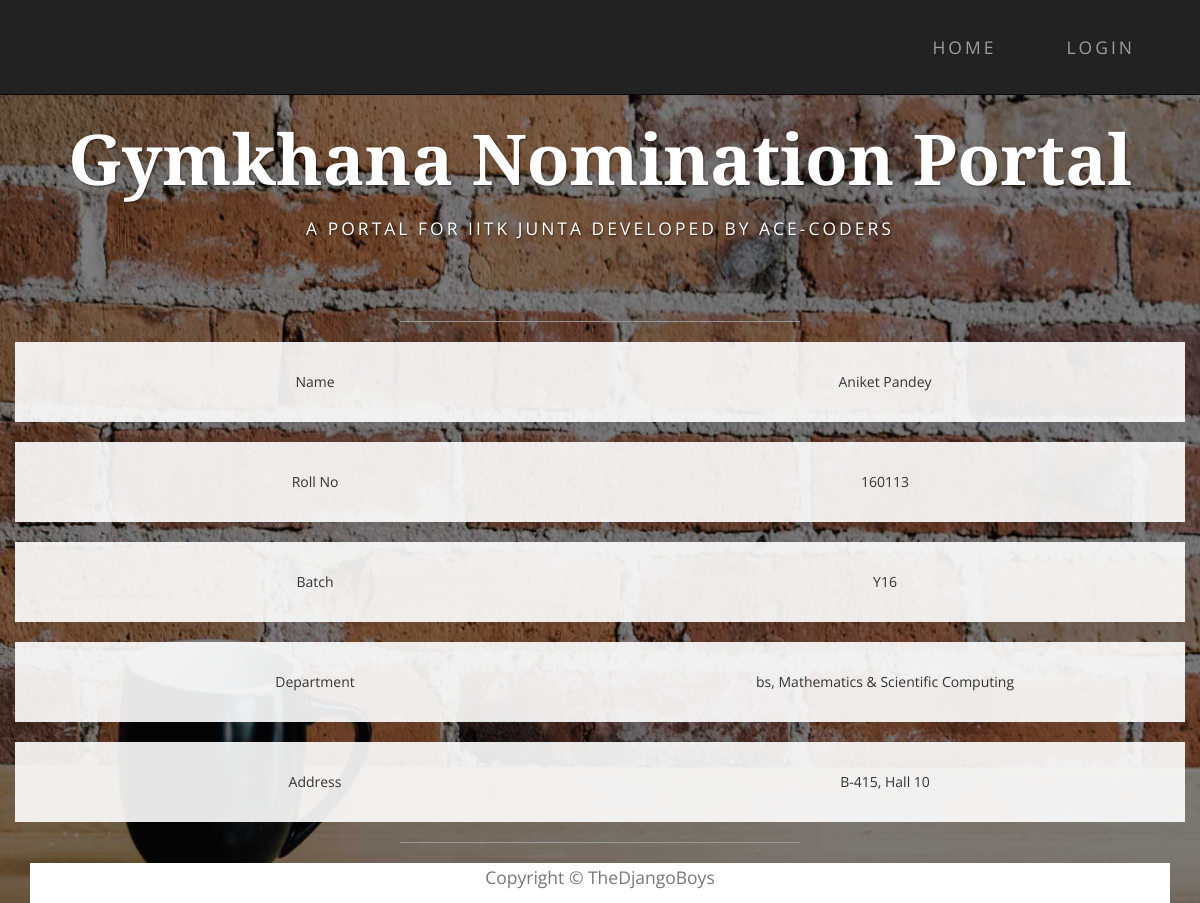
/nominations/profile/1/ (signed in), run on an earlier commit of the app's database.
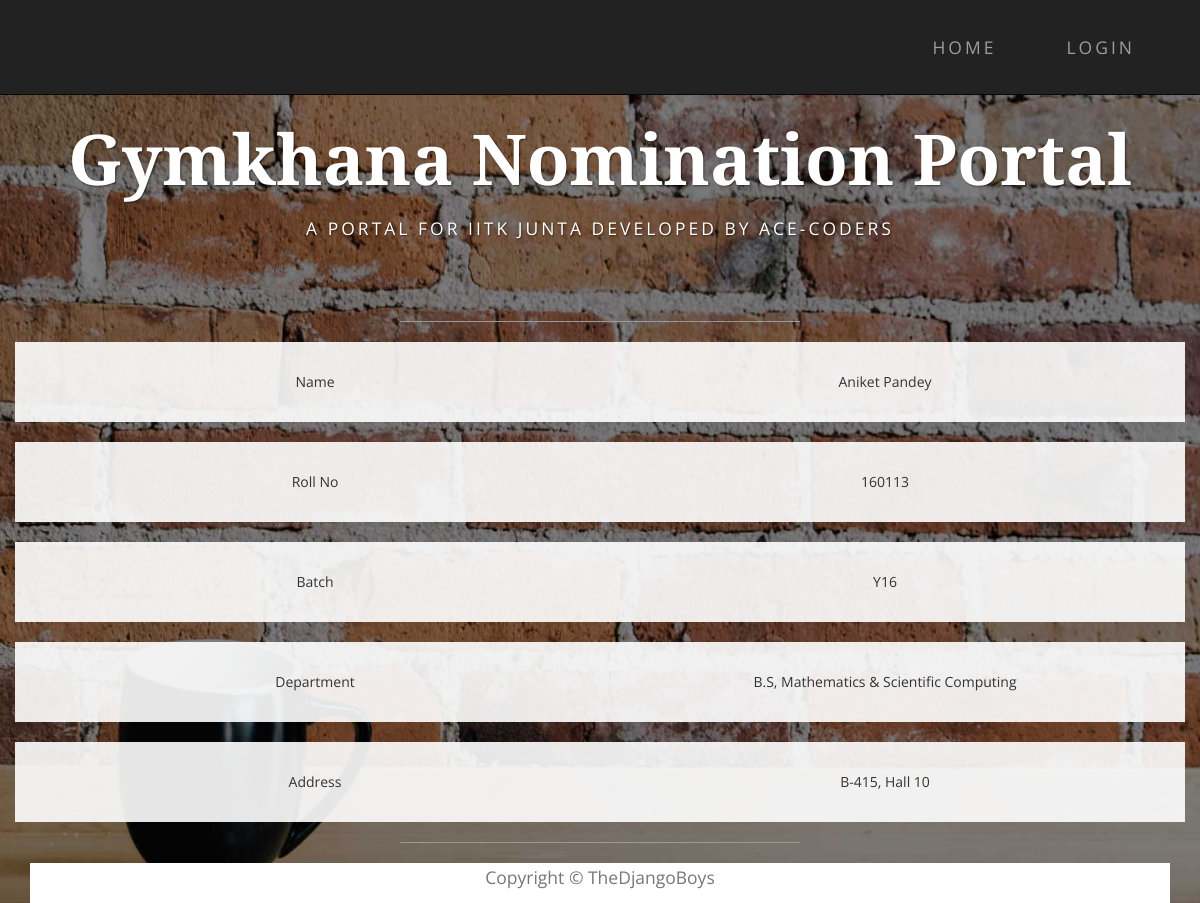
And on a later commit of the database.
### nomi/models.py (models this page shows, shortened)
class UserProfile(models.Model):
    PROGRAMME = (
        ('B.Tech', 'B.Tech'),
        ('B.S', 'B.S'),
    )
    DEPT = (
        ('Aerospace Engineering', 'AE'),
        ('Biological Sciences & Engineering', 'BSBE'),
        ('Chemical Engineering', 'CHE'),
        ('Civil Engineering', 'CE'),
        ('Computer Science & Engineering', 'CSE'),
        ('Electrical Engineering', 'EE'),
        ('Materials Science & Engineering', 'MSE'),
        ('Mechanical Engineering', 'ME'),
        ('Industrial & Management Engineering', 'IME'),
        ('Chemistry', 'CHM'),
        ('Mathematics & Scientific Computing', 'MTH'),
        ('Physics', 'PHY'),
        ('Earth Sciences', 'ES')
    )
    YEAR = (
        ('Y16', 'Y16'),
        ('Y15', 'Y15'),
        ('Y14', 'Y14'),
        ('Y13', 'Y13'),
        ('Y12', 'Y12'),
        ('Y11', 'Y11'),
    )
    HALL = (
        (1, '1'), (2, '2'), (3, '3'), (4, '4'), (5, '5'), (6, '6'),
        (7, '7'), (8, '8'), (9, '9'), (10, '10'), (11, '11'), (12, '12'),
    )
    user = models.OneToOneField(User)
    name = models.CharField(max_length=40, default=user)
    roll_no = models.IntegerField(null=True)
    year = models.CharField(max_length=4, choices=YEAR, default='Y16')
    programme = models.CharField(max_length=7, choices=PROGRAMME, default='B.Tech')
    department = models.CharField(max_length=200, choices=DEPT, default=None)
    hall = models.IntegerField(choices=HALL, default=1)
    room_no = models.CharField(max_length=10, null=True)

### nomi/views.py (the view)
# urls.py: url(r'^profile/(?P<pk>\d+)/$', views.profile_view, name='profile'),
@login_required
def profile_view(request, pk):
    model = UserProfile
    user = model.objects.get(pk=pk)
    return render(request, 'profile.html', context={'user': user})

### nomi/templates/profile.html (shortened to what this page needs)
{% extends 'base.html' %}
{% load staticfiles %}
{% block content %}
    <div class="container">
                <div class="row box">
                    <div class="col-md-6 text-center">Name</div>
                    <div class="col-md-6 text-center">{{ user.name }}</div>
                </div>
                <div class="row box">
                    <div class="col-md-6 text-center">Roll No</div>
                    <div class="col-md-6 text-center">{{ user.roll_no }}</div>
                </div>
                <div class="row box">
                    <div class="col-md-6 text-center">Batch</div>
                    <div class="col-md-6 text-center">{{ user.year }}</div>
                </div>
                <div class="row box">
                    <div class="col-md-6 text-center">Department</div>
                    <div class="col-md-6 text-center">{{ user.programme }},  {{user.department}}</div>
                </div>
                <div class="row box">
                    <div class="col-md-6 text-center">Address</div>
                    <div class="col-md-6 text-center">{{ user.room_no }}, Hall {{ user.hall }}</div>
                </div>
{% endblock %}

What changed in the data, as far as the page shows it:
changed UserProfile "Aniket Pandey": programme "bs" → "B.S"
